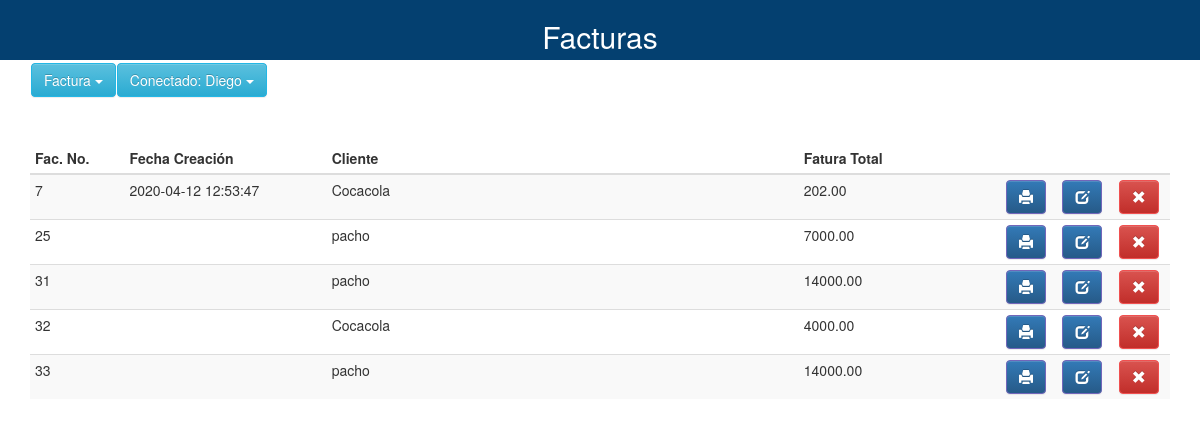
/View_Invoice.php (signed in), run on the app's committed database.
### tables this page shows
CREATE TABLE `facturas` (
  `IdFactura` int(11) NOT NULL,
  `IdCliente` int(11) DEFAULT NULL,
  `Fecha` datetime DEFAULT NULL,
  `IdUsuario` int(11) DEFAULT NULL,
  `Total` decimal(10,2) NOT NULL
);

CREATE TABLE `clientes` (
  `IdCliente` int(11) NOT NULL,
  `Nombre1` varchar(60) DEFAULT NULL,
  `Telefono` varchar(11) DEFAULT NULL,
  `Celular` varchar(11) DEFAULT NULL,
  `Correo` varchar(50) DEFAULT NULL,
  `Direccion` varchar(60) NOT NULL,
  `TDocumento` varchar(5) DEFAULT NULL,
  `NDocumento` varchar(11) DEFAULT NULL,
  `FechaIngreso` datetime DEFAULT NULL,
  `NFactura` int(11) DEFAULT NULL,
  `IdZona` int(11) DEFAULT NULL
);

### controller/Invoices_Controller.php (called while the page is built, shortened)
<?php
class Invoices_Controller
{
    public static function Main($option, $array = [])
    {
        $invoice = new Invoices_Controller();
        switch ($option) {
            case 0:
                $result = $invoice->Consult($array);
                break;
        }
        return $result;
    }
    public function Consult($array)
    {
        if ($array==null) {
            $conexion = Conexion::connection();
            $sql = "Select fa.IdFactura,fa.Fecha,cl.Nombre1, fa.Total from facturas fa INNER JOIN clientes cl INNER JOIN usuarios us where fa.IdCliente = cl.IdCliente and fa.IdUsuario= us.IdUsuario ";
            return $conexion->query($sql);
        }
        $conexion = Conexion::connection();
        $id = $array;
        $result1 = $conexion->query("Select fa.IdFactura,fa.Fecha,fa.Total,cl.Nombre1,cl.Direccion  from facturas fa INNER JOIN clientes cl where fa.IdCliente=cl.IdCliente AND fa.IdFactura='$id'");
        $result2 = $conexion->query("Select pr.IdProducto, pr.Nombre,de.Cantidad, pr.Precio  from detallefacturas de INNER JOIN productos pr where de.IdProducto=pr.IdProducto and de.IdFactura='$id'");
        $array=[];
        array_push($array,$result1,$result2);
        return  $array;
    }
}

### controller/Controller.php (called while the page is built, shortened)
<?php
require_once "Invoices_Controller.php";
class Controller{
    public function Invoices($option,$array = []){
        return Invoices_Controller::Main($option,$array);
    }
}

### View_Invoice.php (the view, shortened to what this page needs)
<?php
require_once "controller/Controller.php";
$invoice =  new Controller();
$result = $invoice->Invoices(0);
?>
<!DOCTYPE html>
<html lang="en">
<head>
    <link rel="stylesheet" href="https://maxcdn.bootstrapcdn.com/bootstrap/3.3.5/css/bootstrap.min.css">
    <link rel="stylesheet" href="https://maxcdn.bootstrapcdn.com/bootstrap/3.3.5/css/bootstrap-theme.min.css">
    <link href="resource/css/style.css" rel="stylesheet">
</head>
<body>
    <div class="naveg">
        <h2 id="hh">Facturas</h2>
    </div>
    <div class="container">
        <h2 class="title">Sistema de Facturacion el Imperial</h2>
        <?php include('Menu.php'); ?>
        <table id="data-table" class="table table-condensed table-striped">
            <thead>
                <tr>
                    <th width="7%">Fac. No.</th>
                    <th width="15%">Fecha Creación</th>
                    <th width="35%">Cliente</th>
                    <th width="15%">Fatura Total</th>
                    <th width="3%"></th>
                    <th width="3%"></th>
                    <th width="3%"></th>
                </tr>
            </thead>
            <?php
            while($resultado = $result->fetch_row()):?>
               <tr>
                    <td><?php echo $resultado[0]?></td>
                    <td><?php echo $resultado[1]?></td>
                    <td><?php echo $resultado[2]?></td>
                    <td><?php echo $resultado[3]?></td>
                    <td><a href="Print_Invoice.php?invoice_id=<?php echo $resultado[0]?>" title="Imprimir Factura"><div class="btn btn-primary"><span class="glyphicon glyphicon-print"></span></div></a></td>
                    <td><a href="Edit_Invoice.php?update_id=<?php echo $resultado[0]?>"  title="Editar Factura"><div class="btn btn-primary"><span class="glyphicon glyphicon-edit"></span></div></a></td>
                    <td><a href="#" id="<?php echo $resultado[0]?>" class="deleteInvoice"  title="Borrar Factura"><div class="btn btn-danger"><span class="glyphicon glyphicon-remove"></span></div></a></td>
                </tr>
            <?php endwhile;?>
        </table>
    </div>
</body>
</html>

### menu.php (shortened to what this page needs)
<?php
$resultado = $_SESSION['user'];
?>
<ul class="nav navbar-nav">
	<li class="dropdown">
		<button class="btn btn-info dropdown-toggle" type="button" data-toggle="dropdown">Factura
			<span class="caret"></span></button>
	</li>
	<li class="dropdown">
		<button class="btn btn-info dropdown-toggle" type="button" data-toggle="dropdown">Conectado: <?php echo $resultado[1]; ?>
			<span class="caret"></span></button>
	</li>
</ul>
<br /><br /><br /><br />

### resource/css/style.css (style rules this page uses)
.navbar-nav>li { float:left; margin-left:1px; }
.btn-primary, .panel-primary { border-color: #7266ba; color: #fff !important; }
.btn-info, .panel-info { background-color: rgb(4, 64, 112); border-color: #23b7e5; color: #fff !important; }
.btn-danger, .panel-danger { background-color: #f05050; border-color: #f05050; color: #fff !important; }
.naveg { position: absolute; width: 100%; height: 60px; background: rgb(4, 64, 112); z-index: 9000; }
#hh { color: white; text-align: center; }

### data on the page
facturas: IdFactura "7", Fecha "2020-04-12 12:53:47", IdCliente.Nombre1 "Cocacola", Total "202.00"
facturas: IdFactura "25", IdCliente.Nombre1 "pacho", Total "7000.00"
facturas: IdFactura "31", IdCliente.Nombre1 "pacho", Total "14000.00"
facturas: IdFactura "32", IdCliente.Nombre1 "Cocacola", Total "4000.00"
facturas: IdFactura "33", IdCliente.Nombre1 "pacho", Total "14000.00"

### other printed values
$resultado[1] "Diego"
